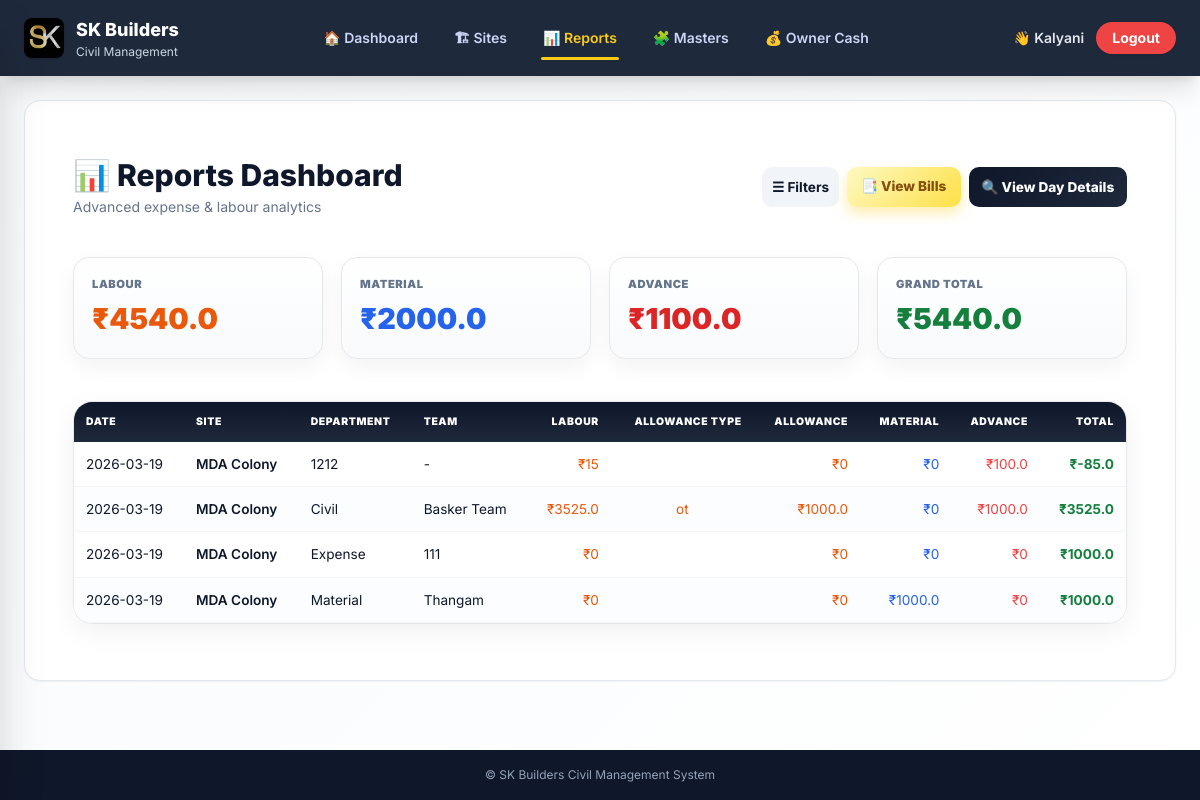
The app's page /reports/ (signed in) with its own data.
### civil_app/models.py (models this page shows, shortened)
class Site(models.Model):
    name = models.CharField(max_length=100)
    owner = models.CharField(max_length=100, blank=True)

class DepartmentWork(models.Model):
    site = models.ForeignKey(Site, on_delete=models.CASCADE, related_name="department_works")
    department = models.ForeignKey(Department, on_delete=models.CASCADE)
    date = models.DateField()
    full_day_count = models.IntegerField(default=0)
    half_day_count = models.IntegerField(default=0)
    full_day_rate = models.IntegerField()
    half_day_rate = models.IntegerField()
    labour_amount = models.IntegerField(default=0)
    advance_amount = models.FloatField(default=0)
    total_amount = models.FloatField(default=0)
    class Meta:
        unique_together = ("site", "department", "date")

class Department(models.Model):
    name = models.CharField(max_length=100, unique=True)

class CivilDailyWork(models.Model):
    site = models.ForeignKey(Site, on_delete=models.CASCADE)
    team = models.ForeignKey(Team, on_delete=models.CASCADE)
    date = models.DateField()
    mason_full = models.IntegerField(default=0)
    mason_half = models.IntegerField(default=0)
    helper_full = models.IntegerField(default=0)
    helper_half = models.IntegerField(default=0)
    advance_amount = models.FloatField(default=0)
    labour_amount = models.FloatField(default=0)
    extra_allowance = models.FloatField(default=0)
    allowance_type = models.CharField(max_length=50, blank=True)
    total_amount = models.FloatField(default=0)
    class Meta:
        unique_together = ("site", "team", "date")

class Team(models.Model):
    name = models.CharField(max_length=100)

class OtherExpense(models.Model):
    site = models.ForeignKey(Site, on_delete=models.CASCADE)
    date = models.DateField()
    owner = models.ForeignKey(
        Owner,
        on_delete=models.SET_NULL,
        null=True,
        blank=True
    )
    title = models.CharField(max_length=150)
    amount = models.FloatField()
    notes = models.CharField(max_length=255, blank=True)

class MaterialEntry(models.Model):
    site = models.ForeignKey(Site, on_delete=models.CASCADE)
    date = models.DateField()
    agent_name = models.CharField(max_length=100)
    name = models.CharField(max_length=100)
    quantity = models.FloatField()
    unit = models.CharField(max_length=20)
    rate = models.FloatField()
    total = models.FloatField()
    advance = models.FloatField(default=0)

### civil_app/views.py (the view)
# urls.py: path("reports/", views.reports, name="reports"),
@login_required
def reports(request):
    today = date.today()
    from_date = parse_date(request.GET.get("from_date")) or today
    to_date = parse_date(request.GET.get("to_date")) or today
    site_id = request.GET.get("site")
    team_id = request.GET.get("team")
    dept_id = request.GET.get("department")
    material_only = request.GET.get("material") == "yes"
    sites = Site.objects.all()
    teams = Team.objects.all()
    departments = Department.objects.all()
    rows = []
    total_labour = 0
    total_material = 0
    total_advance = 0
    if not material_only and not dept_id:
        civil_qs = CivilDailyWork.objects.filter(
            date__range=[from_date, to_date]
        )
        if site_id:
            civil_qs = civil_qs.filter(site_id=site_id)
        if team_id:
            civil_qs = civil_qs.filter(team_id=team_id)
        for r in civil_qs:
            labour = r.labour_amount or 0
            allowance = r.extra_allowance or 0
            allowance_type = r.allowance_type
            adv = r.advance_amount or 0
            total = labour + allowance - adv
            rows.append({
                "date": r.date,
                "site": r.site,
                "department": "Civil",
                "team": r.team.name,
                "labour": labour,
                "allowance": allowance,
                "allowance_type": r.allowance_type or "-",
                "material": 0,
                "advance": adv,
                "total": total,
            })
            total_labour += labour + allowance
            total_advance += adv
    if not material_only and not team_id:
        dept_qs = DepartmentWork.objects.filter(date__range=[from_date, to_date])
        if site_id:
            dept_qs = dept_qs.filter(site_id=site_id)
        if dept_id:
            dept_qs = dept_qs.filter(department_id=dept_id)
        for d in dept_qs:
            total = d.labour_amount - (d.advance_amount or 0)
            rows.append({
                "date": d.date,
                "site": d.site,
                "department": d.department.name,
                "team": "-",
                "labour": d.labour_amount,
                "allowance": 0,
                "material": 0,
                "advance": d.advance_amount or 0,
                "total": total,
            })
            total_labour += d.labour_amount
            total_advance += d.advance_amount or 0
    if material_only or (not team_id and not dept_id):
        material_qs = MaterialEntry.objects.filter(date__range=[from_date, to_date])
        if site_id:
            material_qs = material_qs.filter(site_id=site_id)
        for m in material_qs:
            adv = m.advance or 0
            net = (m.total or 0) - adv
            rows.append({
                "date": m.date,
                "site": m.site,
                "department": "Material",
                "team": m.agent_name or "-",
                "labour": 0,
                "allowance": 0,
                "material": m.total,
                "advance": adv,
                "total": net,
            })
            total_material += m.total
            total_advance += adv
    if not material_only and not team_id and not dept_id:
        expense_qs = OtherExpense.objects.filter(
            date__range=[from_date, to_date]
        )
        if site_id:
            expense_qs = expense_qs.filter(site_id=site_id)
        for e in expense_qs:
            rows.append({
                "date": e.date,
                "site": e.site,
                "department": "Expense",
                "team": e.title or "-",
                "labour": 0,
                "allowance": 0,
                "material": 0,
                "advance": 0,
                "total": e.amount or 0,
            })
            total_material += e.amount or 0
    rows = sorted(
        rows,
        key=lambda x: (
            x["date"],
            (x["site"].name if x["site"] else ""),
            (x["department"] or ""),
            (x["team"] or ""),
        )
    )
    grand_total = total_labour + total_material - total_advance
    team_site_totals = defaultdict(lambda: defaultdict(float))
    dept_site_totals = defaultdict(lambda: defaultdict(float))
    material_site_totals = defaultdict(lambda: defaultdict(float))
    for r in rows:
        site = r["site"].name
        if r["department"] == "Civil":
            team_site_totals[r["team"]][site] += r["total"]
        elif r["department"] == "Material":
            material_site_totals["Material"][site] += r["total"]
        elif r["department"] == "Expense":
            material_site_totals["Expense"][site] += r["total"]
        else:
            dept_site_totals[r["department"]][site] += r["total"]
    return render(request, "reports.html", {
        "sites": sites,
        "teams": teams,
        "departments": departments,
        "rows": rows,
        "total_labour": total_labour,
        "total_material": total_material,
        "total_advance": total_advance,
        "grand_total": grand_total,
        "team_site_totals": dict(team_site_totals),
        "dept_site_totals": dict(dept_site_totals),
        "material_site_totals": dict(material_site_totals),
        "from_date": from_date,
        "to_date": to_date,
        "selected_site": site_id,
        "selected_team": team_id,
        "selected_department": dept_id,
        "selected_material": request.GET.get("material"),
    })

### civil_app/views.py (called while the page is built)
def parse_date(val):
    try:
        return datetime.strptime(val, "%Y-%m-%d").date()
    except:
        return date.today()

### civil_app/templates/reports.html (shortened to what this page needs)
{% extends "base.html" %}
{% block content %}
<div class="max-w-7xl mx-auto px-4 md:px-6 py-6 md:py-8 space-y-8 md:space-y-10">
  <div class="flex flex-col md:flex-row md:items-center md:justify-between gap-4 md:gap-6">
<div>
  <h2 class="text-2xl md:text-3xl font-extrabold text-slate-900 flex items-center gap-3">
    📊 Reports Dashboard
  </h2>
  <p class="text-slate-500 mt-1 text-sm">
    Advanced expense & labour analytics
  </p>
</div>
<div class="flex flex-wrap gap-2 w-full sm:w-auto">
  <button onclick="toggleFilters()" class="btn-secondary">
  ☰ Filters
  </button>
  <a href="{% url 'all_bills' %}" class="btn-soft-yellow">
    📑 View Bills
  </a>
  <button type="button"
        onclick="openDayModal()"
        class="btn-primary">
  🔍 View Day Details
</button>
</div>
  </div>
  <div class="dashboard-grid">
<main class="dashboard-main space-y-6 md:space-y-8">
  <div class="kpi-grid">
    <div class="kpi-card bg-orange-50 border-orange-200">
      <p class="kpi-label">Labour</p>
      <p class="kpi-value text-orange-600">₹{{ total_labour }}</p>
    </div>
    <div class="kpi-card bg-blue-50 border-blue-200">
      <p class="kpi-label">Material</p>
      <p class="kpi-value text-blue-600">₹{{ total_material }}</p>
    </div>
    <div class="kpi-card bg-red-50 border-red-200">
      <p class="kpi-label">Advance</p>
      <p class="kpi-value text-red-600">₹{{ total_advance }}</p>
    </div>
    <div class="kpi-card bg-yellow-50 border-yellow-300">
      <p class="kpi-label">Grand Total</p>
      <p class="kpi-value text-green-700">₹{{ grand_total }}</p>
    </div>
  </div>
  <div class="glass-card overflow-hidden">
    <div class="overflow-x-auto">
      <table class="modern-table">
        <thead>
          <tr>
            <th class="text-left">Date</th>
            <th class="text-left">Site</th>
            <th class="text-left">Department</th>
            <th class="text-left">Team</th>
            <th class="text-right">Labour</th>
            <th class="text-right">Allowance Type</th>
            <th class="text-right">Allowance</th>
            <th class="text-right">Material</th>
            <th class="text-right">Advance</th>
            <th class="text-right">Total</th>
          </tr>
        </thead>
        <tbody>
          {% for r in rows %}
          <tr>
            <td>{{ r.date|date:'Y-m-d' }}</td>
            <td class="font-semibold">{{ r.site.name }}</td>
            <td>{{ r.department }}</td>
            <td>{{ r.team }}</td>
            <td class="text-right text-orange-600">₹{{ r.labour }}</td>
            <td class="text-center text-orange-600">{{ r.allowance_type }}</td>
            <td class="text-right text-orange-600">₹{{ r.allowance }}</td>
            <td class="text-right text-blue-600">₹{{ r.material }}</td>
            <td class="text-right text-red-500">₹{{ r.advance }}</td>
            <td class="text-right font-bold text-green-700">₹{{ r.total }}</td>
          </tr>
          {% empty %}
          <tr>
            <td colspan="8" class="text-center py-10 text-slate-400">
              No records found
            </td>
          </tr>
          {% endfor %}
        </tbody>
      </table>
    </div>
  </div>
</main>
  </div>
</div>
{% endblock %}

### civil_app/templates/base.html (shortened to what this page needs)
{% load static %}
<!DOCTYPE html>
<html lang="en">
<head>
<script src="https://cdn.tailwindcss.com"></script>
</head>
<body>
<header class="bg-slate-800 text-white px-6 py-4
flex items-center justify-between
shadow-xl relative overflow-hidden">
<a href="/" class="flex items-center gap-3 hover:opacity-90 transition">
<img src="{% static 'images/logo.jpeg' %}"
class="h-9 sm:h-10 rounded-lg shadow">
<div class="leading-tight">
<h1 class="font-extrabold text-lg">SK Builders</h1>
<p class="text-xs text-slate-300">Civil Management</p>
</div>
</a>
<nav class="hidden md:flex items-center gap-8 text-sm font-semibold">
<a href="/" class="nav-top {% if request.path == '/' %}active-top{% endif %}">
🏠 Dashboard
</a>
<a href="/sites/" class="nav-top {% if '/sites' in request.path %}active-top{% endif %}">
🏗 Sites
</a>
<a href="{% url 'reports' %}" class="nav-top {% if 'reports' in request.path %}active-top{% endif %}">
📊 Reports
</a>
<a href="{% url 'masters_and_payments' %}" class="nav-top {% if 'masters' in request.path %}active-top{% endif %}">
🧩 Masters
</a>
<a href="{% url 'owner_cash_list' %}" class="nav-top {% if 'owner-cash' in request.path %}active-top{% endif %}">
💰 Owner Cash
</a>
</nav>
<div class="flex items-center gap-3">
{% if user.is_authenticated %}
<span class="text-sm font-semibold text-slate-200">
👋 {{ user.username }}
</span>
<form method="post" action="{% url 'logout' %}">
<button class="bg-red-500 hover:bg-red-600
px-4 py-1.5 rounded-full
text-sm font-bold shadow transition">
Logout
</button>
</form>
{% endif %}
</div>
</header>
<main class="flex-1 max-w-7xl mx-auto w-full
px-4 md:px-6 py-6 pb-24 md:pb-6 animate-page">
<div class="bg-white
rounded-2xl
shadow-sm
border border-slate-200
p-4 sm:p-6
min-h-[70vh]">
{% block content %}{% endblock %}
</div>
</main>
<footer class="footer">
© {{ now|date:"Y" }} SK Builders Civil Management System
</footer>
</body>
</html>

### civil_app/templates/base.html (style rules this page uses)
:root { --primary:#facc15; --primary-dark:#f59e0b; --bg:#f8fafc; --text:#0f172a; }
html { scroll-behavior:smooth; }
body { font-family:'Inter',system-ui,-apple-system; background:linear-gradient(135deg,#f1f5f9,#ffffff); min-height:100vh; display:flex; flex-direction:column; color:var(--text); }
.nav-top { position:relative; padding:6px 2px; color:#cbd5f5; transition:.2s; }
.nav-top::after { content:""; position:absolute; left:0; bottom:-6px; height:3px; width:0; background:#facc15; transition:.25s; border-radius:999px; }
.active-top { color:#facc15; }
.active-top::after { width:100%; }
.animate-page { animation:fadeIn .35s ease-out; }
.footer { background:#0f172a; color:#94a3b8; font-size:12px; text-align:center; padding:16px; margin-top:auto; }

### civil_app/templates/reports.html (style rules this page uses)
:root { --primary:#0f172a; --accent:#facc15; --soft-bg:#f8fafc; }
body { background:linear-gradient(135deg,#f8fafc,#ffffff); }
.glass-card { background:rgba(255,255,255,.85); backdrop-filter:blur(20px); border:1px solid #e5e7eb; border-radius:1.2rem; box-shadow: 0 8px 28px rgba(0,0,0,.06), inset 0 1px 0 rgba(255,255,255,.6); transition:.25s ease; }
.kpi-grid { display:grid; grid-template-columns: repeat(4,minmax(0,1fr)); gap:18px; }
.kpi-card { border-radius:16px; padding:18px; border:1px solid #e5e7eb; background:linear-gradient(180deg,#ffffff,#f8fafc); box-shadow:0 8px 22px rgba(0,0,0,.05); transition:.25s ease; }
.kpi-label { font-size:.7rem; font-weight:900; text-transform:uppercase; letter-spacing:.05em; color:#64748b; }
.kpi-value { font-size:1.8rem; font-weight:900; margin-top:4px; }
.btn-primary { background:linear-gradient(135deg,#0f172a,#1e293b); color:white; padding:.6rem .8rem; border-radius:10px; font-weight:800; font-size:.85rem; transition:.2s ease; }
.btn-secondary { background:#f1f5f9; padding:.6rem; border-radius:10px; font-weight:700; font-size:.85rem; }
.btn-soft-yellow { background:linear-gradient(135deg,#fef9c3,#fde047); color:#854d0e; padding:.55rem .9rem; border-radius:10px; font-weight:800; font-size:.85rem; box-shadow:0 6px 14px rgba(250,204,21,.35); }
.modern-table { width:100%; border-collapse:collapse; font-size:.85rem; }
.modern-table thead th { background:linear-gradient(180deg,#0f172a,#1e293b); color:white; padding:.75rem; font-size:.65rem; text-transform:uppercase; letter-spacing:.06em; font-weight:900; }
.modern-table tbody td { padding:.75rem; border-bottom:1px solid #f1f5f9; }
.modern-table tbody tr { transition:.12s ease; }
.modern-table tbody tr:nth-child(even) { background:#fbfdff; }
.dashboard-grid { display:grid; grid-template-columns:1fr; gap:26px; transition:.25s ease; }
.dashboard-main { min-width:0; }
.kpi-grid { position:sticky; top:0; z-index:5; background:white; padding-bottom:10px; }

### records on screen
Site: date "2026-03-19", site.name "MDA Colony", department "1212", team "-", labour "15", allowance "0", material "0", advance "100.0", total "-85.0", department "Civil", team "Basker Team", labour "3525.0", allowance_type "ot", allowance "1000.0", advance "1000.0", total "3525.0", department "Expense", team "111", labour "0", advance "0", total "1000.0", department "Material", team "Thangam", material "1000.0"

### other values on screen
{{ user.username }} "Kalyani"
{{ total_labour }} "4540.0"
{{ total_material }} "2000.0"
{{ total_advance }} "1100.0"
{{ grand_total }} "5440.0"
